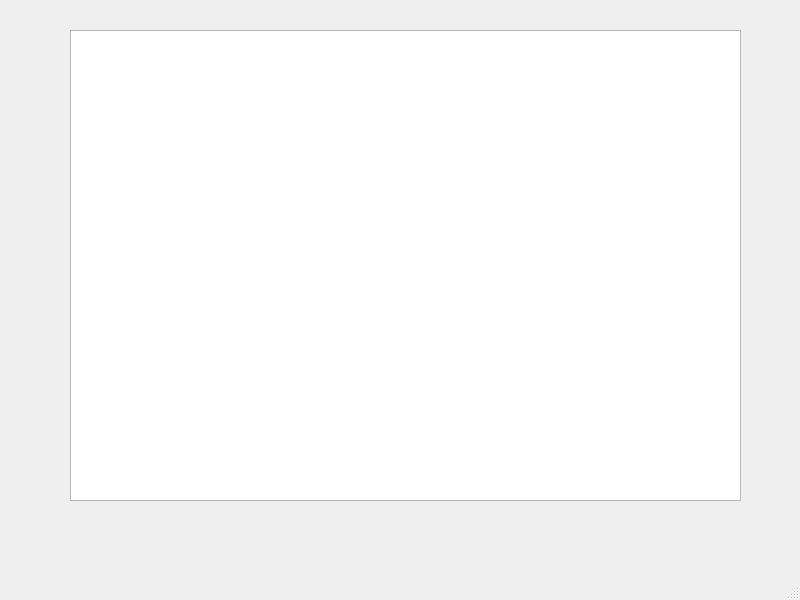
<?xml version="1.0" encoding="UTF-8"?>
<ui version="4.0">
 <class>MainWindow</class>
 <widget class="QMainWindow" name="MainWindow">
  <property name="geometry">
   <rect>
    <x>0</x>
    <y>0</y>
    <width>800</width>
    <height>600</height>
   </rect>
  </property>
  <property name="windowTitle">
   <string>MainWindow</string>
  </property>
  <widget class="QWidget" name="centralwidget">
   <widget class="QTextBrowser" name="textBrowser">
    <property name="geometry">
     <rect>
      <x>70</x>
      <y>30</y>
      <width>671</width>
      <height>471</height>
     </rect>
    </property>
   </widget>
  </widget>
  <widget class="QMenuBar" name="menubar">
   <property name="geometry">
    <rect>
     <x>0</x>
     <y>0</y>
     <width>800</width>
     <height>25</height>
    </rect>
   </property>
  </widget>
  <widget class="QStatusBar" name="statusbar"/>
 </widget>
 <resources/>
 <connections/>
</ui>
